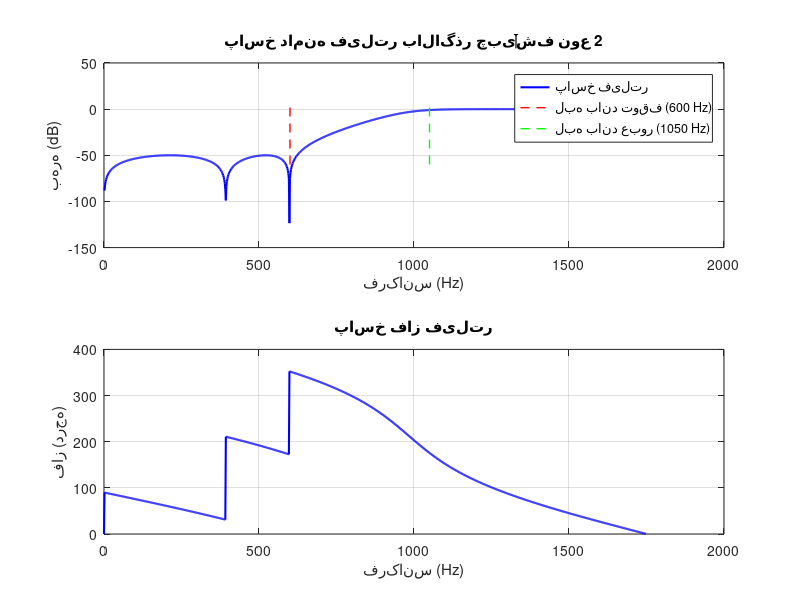
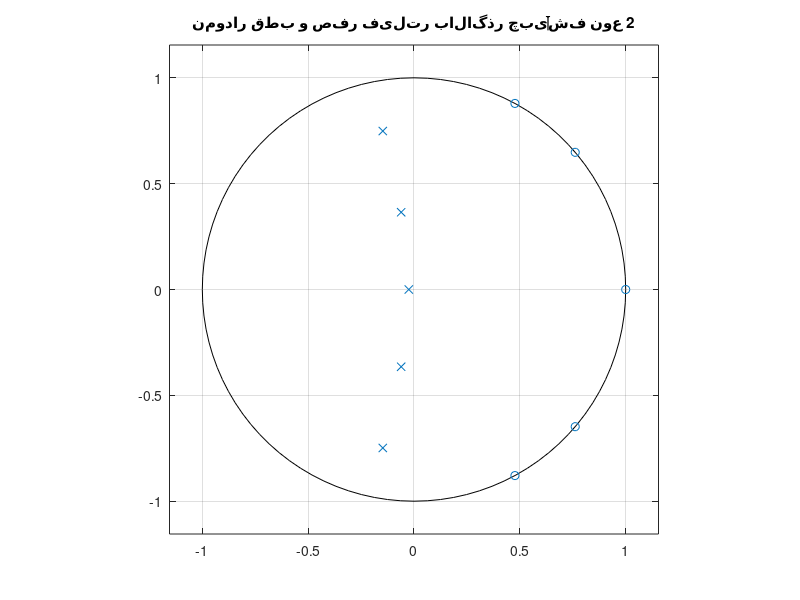

These charts were generated, in order, by the following MATLAB code:
%% A02
clc; clear; close all;

fs = 40000; fp = 4000; fst = 8000; Rp = 0.5; Rs = 40;
Wp = fp / (fs/2); Ws = fst / (fs/2);

% 1. باترورث
[N_but, Wn_but] = buttord(Wp, Ws, Rp, Rs);
fprintf('باترورث: N = %d, Wn = %.4f\n', N_but, Wn_but);

% 2. چبیشف نوع 1 (ریپل در باند عبور)
[N_ch1, Wn_ch1] = cheb1ord(Wp, Ws, Rp, Rs);
fprintf('چبیشف نوع 1: N = %d, Wn = %.4f\n', N_ch1, Wn_ch1);

% 3. چبیشف نوع 2 (ریپل در باند توقف)
[N_ch2, Wn_ch2] = cheb2ord(Wp, Ws, Rp, Rs);
fprintf('چبیشف نوع 2: N = %d, Wn = %.4f\n', N_ch2, Wn_ch2);

% 4. بیضوی (الپتیک)
[N_ell, Wn_ell] = ellipord(Wp, Ws, Rp, Rs);
fprintf('بیضوی: N = %d, Wn = %.4f\n', N_ell, Wn_ell);


%% A04
clc; clear; close all;

fs = 3500; wp = 1050; ws = 600; Rp = 1; Rs = 50;
Wp_norm = wp / (fs/2); Ws_norm = ws / (fs/2);

[N, Wn] = cheb2ord(Wp_norm, Ws_norm, Rp, Rs);
disp(['Order: ', num2str(N)]);
disp(['Wn: ', num2str(Wn)]);

% Design high-pass filter
[num, den] = cheby2(N, Rs, Wn, 'high');

% پاسخ فرکانسی
[H, w] = freqz(num, den, 1024, fs);

% رسم پاسخ دامنه (بر حسب dB)
figure;
subplot(2,1,1);
plot(w, 20*log10(abs(H)), 'b', 'LineWidth', 1.5);
grid on;
xlabel('فرکانس (Hz)');
ylabel('بهره (dB)');
title('پاسخ دامنه فیلتر بالاگذر چبیشف نوع 2');

hold on;
plot([ws ws], [-60 5], 'r--', 'LineWidth', 1);
plot([wp wp], [-60 5], 'g--', 'LineWidth', 1);
legend('پاسخ فیلتر', 'لبه باند توقف (600 Hz)', 'لبه باند عبور (1050 Hz)');

% رسم پاسخ فاز
subplot(2,1,2);
plot(w, unwrap(angle(H))*180/pi, 'b', 'LineWidth', 1.5);
grid on;
xlabel('فرکانس (Hz)');
ylabel('فاز (درجه)');
title('پاسخ فاز فیلتر');

% رسم قطب و صفرها
figure;
zplane(num, den);
title('نمودار قطب و صفر فیلتر بالاگذر چبیشف نوع 2');

% بررسی پایداری
poles = roots(den);
if all(abs(poles) < 1)
    disp('فیلتر پایدار است (همه قطبها درون دایره واحد).');
else
    disp('هشدار: فیلتر ناپایدار است!');
end
